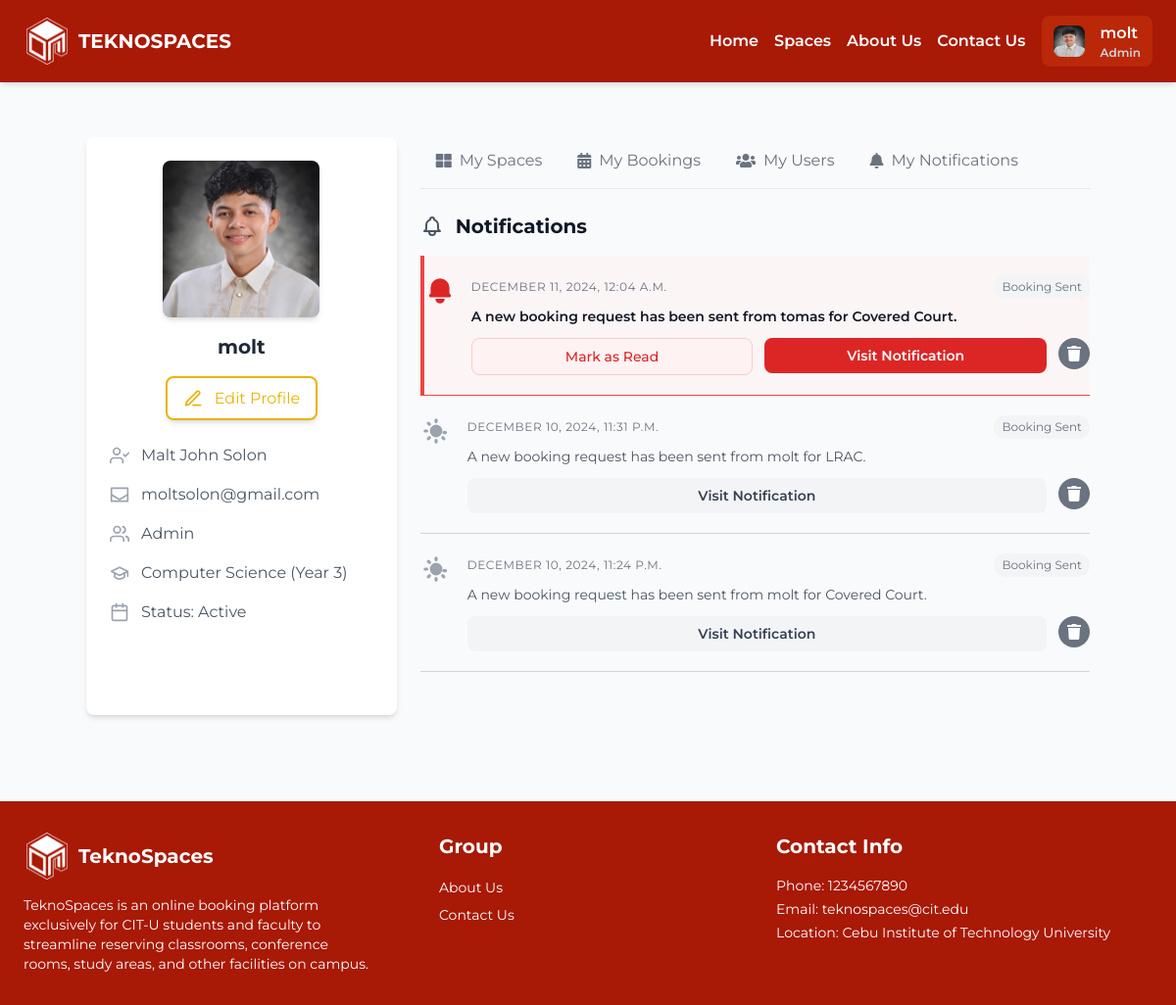
The app's page /dashboard/my_notifications/ (signed in) with its own data.
### account/models.py (models this page shows)
class CustomUser(AbstractUser):
    profile_picture = models.ImageField(upload_to='prof_pic', blank=True, null=True)
    first_name = models.CharField(max_length=30, blank=True)
    last_name = models.CharField(max_length=30, blank=True)
    username = models.CharField(max_length=30, unique=True)
    email = models.EmailField(blank=True)
    sex = models.CharField(max_length=1, choices=[('M', 'Male'), ('F', 'Female')])
    year_level = models.IntegerField(null=True, blank=True, default=1)
    usertype = models.CharField(max_length=10, choices=[('student', 'Student'), ('faculty', 'Faculty'), ('admin', 'Admin')])
    program = models.CharField(max_length=100, null=True, default='Unrecorded')
    status = models.CharField(max_length=10, choices=[('active', 'Active'), ('inactive', 'Inactive')], default='active')

### notifications/models.py (models this page shows, shortened)
class Notification(models.Model):
    NOTIFICATION_TYPES = [
        ('approve', 'Approve'),
        ('decline', 'Decline'),
        ('message', 'Message'),
        ('booking_sent', 'Booking Sent'),
    ]
    notification_type = models.CharField(max_length=20, choices=NOTIFICATION_TYPES)
    sender = models.ForeignKey(User, related_name='sent_notifications', on_delete=models.CASCADE, null=True, blank=True)
    receiver = models.ForeignKey(User, related_name='received_notifications', on_delete=models.CASCADE)
    message = models.TextField(blank=True)
    timestamp = models.DateTimeField(auto_now_add=True)
    is_read = models.BooleanField(default=False)
    link = models.URLField(blank=True)
    class Meta:
        ordering = ['-timestamp']

### notifications/views.py (the view, shortened to what this page needs)
# urls.py: path('my_notifications/', my_notifications, name='my_notifications'),
@login_required
def my_notifications(request):
    notifications = Notification.objects.filter(receiver=request.user).order_by('-timestamp')
    return render(request, 'notifications/my_notifications.html', {'notifications': notifications})

### notifications/templates/notifications/my_notifications.html (shortened to what this page needs)
{% extends 'core/base.html' %}
{% block content %}
<div class="container mx-auto py-12 pt-[100px] flex gap-x-6">
    {% include 'dashboard/sidebar.html' %}
    <div class="w-3/4">
        <div class="flex space-x-1 mt-10 border-b pb-1">
                <a href="{% url 'dashboard:index' %}" class="group px-4 py-3 text-gray-500 hover:text-red-600 transition-all duration-300 ease-in-out relative flex items-center justify-center">
                    <i class="fas fa-th-large mr-2 group-hover:text-red-600 transition-colors
                    {% if request.path == index %} text-red-600 {% endif %}"></i>
                    <span class="group-hover:text-red-600 transition-colors
                    {% if request.path == index %} text-red-600 {% endif %}">My Spaces</span>
                </a>
            {% if user.is_superuser %}
                <a href="{% url 'dashboard:my_bookings' %}" class="group px-4 py-3 text-gray-500 hover:text-red-600 transition-all duration-300 ease-in-out relative flex items-center justify-center">
                    <i class="fas fa-calendar-alt mr-2 group-hover:text-red-600 transition-colors
                    {% if request.path == my_bookings %} text-red-600 {% endif %}"></i>
                    <span class="group-hover:text-red-600 transition-colors
                    {% if request.path == my_bookings %} text-red-600 {% endif %}">My Bookings</span>
                </a>
                <a href="{% url 'dashboard:my_users' %}" class="group px-4 py-3 text-gray-500 hover:text-red-600 transition-all duration-300 ease-in-out relative flex items-center justify-center">
                    <i class="fas fa-users mr-2 group-hover:text-red-600 transition-colors
                    {% if request.path == my_users %} text-red-600 {% endif %}"></i>
                    <span class="group-hover:text-red-600 transition-colors
                    {% if request.path == my_users %} text-red-600 {% endif %}">My Users</span>
                </a>
                {% endif %}
                <a href="{% url 'dashboard:my_notifications' %}" class="group px-4 py-3 text-gray-500 hover:text-red-600 transition-all duration-300 ease-in-out relative flex items-center justify-center">
                    <i class="fas fa-bell group-hover:text-red-600 transition-colors"></i>
                    <span class="group-hover:text-red-600 transition-colors ml-2"> My Notifications</span>
                </a>
        </div>
        <div class="content">
            <div class="container py-6 max-w-4xl">
                <div class="rounded-xl">
                  <div class="mb-4">
                    <h1 class="text-xl font-bold text-gray-900 flex items-center">
                      Notifications
                    </h1>
                  </div>
                  {% if notifications %}
                    <ul>
                      {% for notification in notifications %}
                        <li class="py-5 border-b border-gray-300
                          {% if not notification.is_read %}bg-red-50/50 border-l-4 border-red-500{% endif %}">
                          <div class="flex space-x-4">
                            {% if not notification.is_read %}
                              <div class="flex-shrink-0">
                                <svg xmlns="http://www.w3.org/2000/svg" class="h-8 w-8 text-red-600" viewBox="0 0 20 20" fill="currentColor">
                                  <path d="M10 2a6 6 0 00-6 6v3.586l-.707.707A1 1 0 004 14h12a1 1 0 00.707-1.707L16 11.586V8a6 6 0 00-6-6zM10 18a3 3 0 01-3-3h6a3 3 0 01-3 3z" />
                                </svg>
                              </div>
                            {% else %}
                              <div class="flex-shrink-0">
                              </div>
                            {% endif %}
                            <div class="flex-1 min-w-0">
                              <div class="flex items-center justify-between mb-2">
                                <span class="text-xs text-gray-500 tracking-wider uppercase">
                                  {{ notification.timestamp|date:"F j, Y, g:i a" }}
                                </span>
                                <span class="text-xs text-gray-500 bg-gray-100 px-2 py-1 rounded-full">
                                  {{ notification.get_notification_type_display }}
                                </span>
                              </div>
                              <p class="text-sm {% if not notification.is_read %}font-semibold text-gray-900{% else %}text-gray-600{% endif %}">
                                {{ notification.message }}
                              </p>
                              <div class="mt-3 flex space-x-3">
                                {% if not notification.is_read %}
                                  <form method="POST" action="{% url 'notifications:my_notifications' %}" class="w-full">
                                    <button type="submit" class="w-full py-2 px-4 text-sm font-medium text-red-600 bg-red-50 hover:bg-red-100 rounded-lg transition duration-200 border border-red-200 hover:border-red-300">
                                      Mark as Read
                                    </button>
                                  </form>
                                  <a href="{{notification.link}}" class="w-full">
                                    <button type="button" class="w-full py-2 px-4 text-sm font-semibold bg-red-600 text-white hover:bg-red-700 rounded-lg transition duration-200 focus:outline-none focus:ring-2 focus:ring-red-500 focus:ring-offset-2">
                                      Visit Notification
                                    </button>
                                  </a>
                                {% else %}
                                  <a href="{{notification.link}}" class="w-full">
                                    <button type="button" class="w-full py-2 px-4 text-sm font-semibold bg-gray-100 text-gray-700 hover:bg-gray-200 rounded-lg transition duration-200 focus:outline-none focus:ring-2 focus:ring-gray-300 focus:ring-offset-2">
                                      Visit Notification
                                    </button>
                                  </a>
                                {% endif %}
                                <form method="POST" action="{% url 'notifications:delete_notification' %}" class="w-auto">
                                  <button type="submit" class="w-8 h-8 flex items-center justify-center text-white bg-gray-500 hover:bg-gray-600 rounded-full transition duration-200 focus:outline-none focus:ring-2 focus:ring-gray-500 focus:ring-offset-2">
                                    <i class="fa fa-trash"></i>
                                  </button>
                                </form>
                              </div>
                            </div>
                          </div>
                        </li>
                      {% endfor %}
                    </ul>
                  {% endif %}
                </div>
            </div>
        </div>
    </div>
</div>
{% endblock %}

### core/templates/core/base.html (shortened to what this page needs)
<!DOCTYPE html>
<html lang="en">
<head>
    <script src="https://cdn.tailwindcss.com"></script>
    {% load static %}
    <link rel="stylesheet" href="{% static 'core/css/style.css' %}" type="text/css">
    <link rel="stylesheet" href="{% static 'css/base.css' %}" type="text/css">
    <link rel="stylesheet" href="https://cdnjs.cloudflare.com/ajax/libs/font-awesome/5.15.4/css/all.min.css">
</head>
<body class="bg-gray-50 font-sans relative">
    <nav class="py-4 px-6 flex flex-wrap items-center bg-[#A81906] shadow-md justify-between fixed z-[999999] w-full">
        {% load static %}
        <div class="flex items-center space-x-2">
            <img src="{% static 'core/images/logo-1.png' %}" alt="Logo" class="object-scale-down h-12 w-12">
            <a href="/" class="text-xl font-bold text-white">TEKNOSPACES</a>
        </div>
        <div class="w-full md:w-auto flex flex-col md:flex-row md:space-x-4 space-y-2 md:space-y-0 mt-4 md:mt-0 items-center md:justify-end">
            <a href="{% url 'core:index' %}" class="text-base font-semibold text-white hover:text-gray-300 transition">Home</a>
            <a href="{% url 'space:spaces' %}" class="text-base font-semibold text-white hover:text-gray-300 transition">Spaces</a>
            <a href="{% url 'core:about_us' %}" class="text-base font-semibold text-white hover:text-gray-300 transition">About Us</a>
            <a href="{% url 'core:contact_us' %}" class="text-base font-semibold text-white hover:text-gray-300 transition">Contact Us</a>
            {% if user.is_authenticated %}
                <div class="relative" id="profileDropdown">
                    <button onclick="toggleDropdown()" class="flex items-center px-3 py-1.5 text-base font-semibold bg-[#BA2709] text-white rounded-lg hover:bg-red-700 transition focus:outline-none">
                        {% if user.profile_picture %}
                            <img src="{{ user.profile_picture.url }}" alt="Profile Picture" class="h-8 w-8 rounded-lg mr-4">
                        {% else %}
                            <i class="fas fa-user-circle h-8 w-8 text-gray-500 mr-4"></i>
                        {% endif %}
                        <div class="flex flex-col items-start">
                            <span>{{ user.username }}</span>
                            {% if user.is_superuser %}
                                <span class="text-xs text-gray-300 mt-.2">Admin</span>
                            {% endif %}
                        </div>
                    </button>
                </div>
            {% else %}
                <a href="{% url 'core:log_in' %}" class="flex items-center px-3 py-1.5 text-base font-semibold bg-[#BA2709] text-white rounded-lg hover:bg-red-700 transition">
                    <span>Log In</span>
                </a>
            {% endif %}
        </div>
    </nav>
    {% block content %}
    {% endblock %}
    <footer class="py-8 px-6 bg-[#A81906] mt-10">
        <div class="max-w-7xl mx-auto flex flex-wrap justify-between">
            <div class="w-full md:w-1/3 mb-6 md:mb-0 pr-6">
                <div class="flex items-center space-x-2 mb-4">
                    <img src="{% static 'core/images/logo-1.png' %}" alt="Logo" class="object-scale-down h-12 w-12">
                    <h3 class="text-xl font-bold text-white">TeknoSpaces</h3>
                </div>
                <p class="text-sm text-white">TeknoSpaces is an online booking platform exclusively for CIT-U students and faculty to streamline reserving classrooms, conference rooms, study areas, and other facilities on campus.</p>
            </div>
            <div class="w-full md:w-1/3 mb-6 md:mb-0 pr-6">
                <div class="ml-10">
                    <h3 class="text-xl font-bold text-white mb-4">Group</h3>
                    <ul class="space-y-1">
                        <li><a href="{% url 'core:about_us' %}" class="text-sm text-white hover:text-gray-300 transition">About Us</a></li>
                        <li><a href="{% url 'core:contact_us' %}" class="text-sm text-white hover:text-gray-300 transition">Contact Us</a></li>
                    </ul>
                </div>
            </div>
            <div class="w-full md:w-1/3 pr-6">
                <h3 class="text-xl font-bold text-white mb-4">Contact Info</h3>
                <ul class="space-y-1">
                    <li class="text-sm text-white">Phone: 1234567890</li>
                    <li class="text-sm text-white">Email: teknospaces@cit.edu</li>
                    <li class="text-sm text-white">Location: Cebu Institute of Technology University</li>
                </ul>
            </div>
        </div>
    </footer>
</body>
</html>

### dashboard/templates/dashboard/sidebar.html (shortened to what this page needs)
{% block content %}
<div class="w-[350px] h-[590px] bg-white shadow-md rounded-lg p-6 mt-10">
    <div class="text-center mb-6 relative">
        <div class="relative w-40 h-40 mx-auto mb-4">
            {% if user.profile_picture %}
                <img src="{{ user.profile_picture.url }}" alt="Profile Picture" class="w-full h-full object-cover rounded-lg shadow-md">
            {% endif %}
        </div>
        <h2 class="text-xl font-bold text-gray-800">{{ user.username }}</h2>
        <a href="{% url 'dashboard:edit' %}" class="mt-4 inline-block border-2 border-yellow-500 text-yellow-500 rounded-lg px-4 py-2 shadow-md hover:bg-yellow-500 hover:text-white transition-colors duration-300 ease-in-out">
            <svg xmlns="http://www.w3.org/2000/svg" width="20" height="20" viewBox="0 0 24 24" fill="none" stroke="currentColor" stroke-width="2" stroke-linecap="round" stroke-linejoin="round" class="inline-block align-middle">
                <path d="M12 20h9"></path>
                <path d="M16.5 3.5a2.121 2.121 0 0 1 3 3L7 19l-4 1 1-4L16.5 3.5z"></path>
            </svg>
            <span class="align-middle ml-2">Edit Profile</span>
        </a>
    </div>
    <div class="space-y-4">
        <div class="flex items-center text-gray-600">
            <span>{{ user.first_name }} {{ user.last_name }}</span>
        </div>
        <div class="flex items-center text-gray-600">
            <svg xmlns="http://www.w3.org/2000/svg" width="20" height="20" viewBox="0 0 24 24" fill="none" stroke="currentColor" stroke-width="2" stroke-linecap="round" stroke-linejoin="round" class="mr-3 text-gray-400">
                <path d="M22 12l-10 6-10-6"></path>
                <path d="M2 4h20v16H2z"></path>
            </svg>
            <span>{{ request.user.email }}</span>
        </div>
        <div class="flex items-center text-gray-600">
            <span>{{ user.usertype|capfirst }}</span>
        </div>
        <div class="flex items-center text-gray-600">
            <svg xmlns="http://www.w3.org/2000/svg" width="20" height="20" viewBox="0 0 24 24" fill="none" stroke="currentColor" stroke-width="2" stroke-linecap="round" stroke-linejoin="round" class="mr-3 text-gray-400">
                <path d="M22 10v6M2 10l10-5 10 5-10 5z"></path>
                <path d="M6 12v5c3 3 9 3 12 0v-5"></path>
            </svg>
            <span>{{ user.program }} (Year {{ user.year_level }})</span>
        </div>
        <div class="flex items-center text-gray-600">
            <span>Status: {{ user.status|capfirst }}</span>
        </div>
    </div>
</div>
{% endblock %}

### static/css/base.css (style rules this page uses)
body { font-family: 'Montserrat', sans-serif; }

### records on screen
CustomUser: profile_picture (picture), username "molt", first_name "Malt John", last_name "Solon", user.email "moltsolon@gmail.com", usertype "Admin", program "Computer Science", year_level "3", status "Active"
Notification: is_read False (drawn), timestamp "DECEMBER 11, 2024, 12:04 A.M.", notification_type "Booking Sent", message "A new booking request has been sent from tomas for Covered Court."
Notification: is_read True (drawn), timestamp "DECEMBER 10, 2024, 11:31 P.M.", notification_type "Booking Sent", message "A new booking request has been sent from molt for LRAC."
Notification: is_read True (drawn), timestamp "DECEMBER 10, 2024, 11:24 P.M.", notification_type "Booking Sent", message "A new booking request has been sent from molt for Covered Court."
